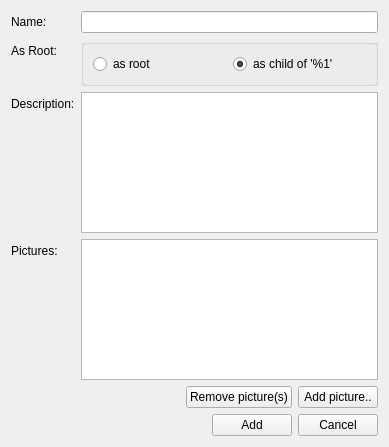
<?xml version="1.0" encoding="UTF-8"?>
<ui version="4.0">
 <class>feature_add_form</class>
 <widget class="QWidget" name="feature_add_form">
  <property name="geometry">
   <rect>
    <x>0</x>
    <y>0</y>
    <width>389</width>
    <height>447</height>
   </rect>
  </property>
  <property name="windowTitle">
   <string>Add feature</string>
  </property>
  <property name="windowIcon">
   <iconset resource="../configurator.qrc">
    <normaloff>:/images/chart_organisation.png</normaloff>:/images/chart_organisation.png</iconset>
  </property>
  <layout class="QFormLayout" name="formLayout">
   <property name="fieldGrowthPolicy">
    <enum>QFormLayout::AllNonFixedFieldsGrow</enum>
   </property>
   <item row="0" column="0">
    <widget class="QLabel" name="label_name">
     <property name="text">
      <string>Name:</string>
     </property>
     <property name="buddy">
      <cstring>name</cstring>
     </property>
    </widget>
   </item>
   <item row="0" column="1">
    <widget class="QLineEdit" name="name">
     <property name="initialFocus" stdset="0">
      <bool>true</bool>
     </property>
    </widget>
   </item>
   <item row="1" column="0">
    <widget class="QLabel" name="label_5">
     <property name="text">
      <string>As Root:</string>
     </property>
    </widget>
   </item>
   <item row="1" column="1">
    <widget class="QGroupBox" name="root">
     <property name="title">
      <string/>
     </property>
     <property name="checkable">
      <bool>false</bool>
     </property>
     <property name="checked">
      <bool>false</bool>
     </property>
     <layout class="QHBoxLayout" name="horizontalLayout_3">
      <item>
       <widget class="QRadioButton" name="yes">
        <property name="text">
         <string>as root</string>
        </property>
       </widget>
      </item>
      <item>
       <widget class="QRadioButton" name="no">
        <property name="text">
         <string>as child of '%1'</string>
        </property>
        <property name="checked">
         <bool>true</bool>
        </property>
        <property name="action" stdset="0">
         <string>FeatureRequest feature {id={main.id}}</string>
        </property>
        <property name="answer" stdset="0">
         <string>Feature feature {id={?}; parentID={?}; name{{1}}; description{{2}}; used_categories={?} }</string>
        </property>
        <property name="state:visible" stdset="0">
         <string>{main.id}&gt;1</string>
        </property>
        <property name="state:enabled" stdset="0">
         <string>{main.id}&gt;1</string>
        </property>
       </widget>
      </item>
     </layout>
    </widget>
   </item>
   <item row="2" column="0">
    <widget class="QLabel" name="label_description">
     <property name="text">
      <string>Description:</string>
     </property>
     <property name="buddy">
      <cstring>description</cstring>
     </property>
    </widget>
   </item>
   <item row="2" column="1">
    <widget class="QPlainTextEdit" name="description"/>
   </item>
   <item row="3" column="0">
    <widget class="QLabel" name="label_picture">
     <property name="text">
      <string>Pictures:</string>
     </property>
     <property name="buddy">
      <cstring>pictures</cstring>
     </property>
    </widget>
   </item>
   <item row="3" column="1">
    <widget class="QListWidget" name="pictures">
     <property name="iconSize">
      <size>
       <width>50</width>
       <height>30</height>
      </size>
     </property>
     <property name="viewMode">
      <enum>QListView::IconMode</enum>
     </property>
     <property name="answer" stdset="0">
      <string>PictureThumbnailList pictures {picture[] {id={item.id}; thumbnail{{item.icon}}; caption{{item.tooltip}} }}</string>
     </property>
     <property name="dataslot" stdset="0">
      <string>exclude_picture, select_picture ({main.widgetid}_picture)</string>
     </property>
     <property name="link:picture_add" stdset="0">
      <string>{main.widgetid}_picture</string>
     </property>
     <property name="action:select_picture" stdset="0">
      <string>PictureThumbnailListRequest pictures {picture[]{id={main.pictures.id}}; add[]{id={picture_add.picture.selected}}}</string>
     </property>
     <property name="action:exclude_picture" stdset="0">
      <string>PictureThumbnailListRequest pictures {picture[]{id={main.pictures.unselected}}}</string>
     </property>
    </widget>
   </item>
   <item row="4" column="1">
    <layout class="QHBoxLayout" name="horizontalLayout_2">
     <item>
      <spacer name="horizontalSpacer_2">
       <property name="orientation">
        <enum>Qt::Horizontal</enum>
       </property>
       <property name="sizeHint" stdset="0">
        <size>
         <width>40</width>
         <height>20</height>
        </size>
       </property>
      </spacer>
     </item>
     <item>
      <widget class="QPushButton" name="exclude_pictures">
       <property name="text">
        <string>Remove picture(s)</string>
       </property>
       <property name="datasignal:clicked" stdset="0">
        <string>exclude_picture@main.pictures</string>
       </property>
      </widget>
     </item>
     <item>
      <widget class="QPushButton" name="new_pictures">
       <property name="text">
        <string>Add picture..</string>
       </property>
       <property name="form" stdset="0">
        <string>picture_select?widgetid={main.widgetid}_picture</string>
       </property>
       <property name="datasignal:destroyed" stdset="0">
        <string>close@{main.widgetid}_picture</string>
       </property>
      </widget>
     </item>
    </layout>
   </item>
   <item row="5" column="1">
    <layout class="QHBoxLayout" name="horizontalLayout">
     <item>
      <spacer name="horizontalSpacer">
       <property name="orientation">
        <enum>Qt::Horizontal</enum>
       </property>
       <property name="sizeHint" stdset="0">
        <size>
         <width>40</width>
         <height>20</height>
        </size>
       </property>
      </spacer>
     </item>
     <item>
      <widget class="QPushButton" name="add">
       <property name="text">
        <string>Add</string>
       </property>
       <property name="action" stdset="0">
        <string notr="true">createFeature feature {parentID={main.id}; name{{main.name}}; description{{main.description}}; pictures {picture[] {id={main.pictures.id}}} }</string>
       </property>
       <property name="form" stdset="0">
        <string notr="true">_CLOSE_</string>
       </property>
       <property name="datasignal:clicked" stdset="0">
        <string>features</string>
       </property>
      </widget>
     </item>
     <item>
      <widget class="QPushButton" name="cancel">
       <property name="text">
        <string>Cancel</string>
       </property>
       <property name="form" stdset="0">
        <string notr="true">_CLOSE_</string>
       </property>
      </widget>
     </item>
    </layout>
   </item>
  </layout>
 </widget>
 <tabstops>
  <tabstop>name</tabstop>
  <tabstop>yes</tabstop>
  <tabstop>no</tabstop>
  <tabstop>description</tabstop>
  <tabstop>pictures</tabstop>
  <tabstop>exclude_pictures</tabstop>
  <tabstop>new_pictures</tabstop>
  <tabstop>add</tabstop>
  <tabstop>cancel</tabstop>
 </tabstops>
 <resources>
  <include location="../configurator.qrc"/>
  <include location="../configurator.qrc"/>
 </resources>
 <connections/>
</ui>
